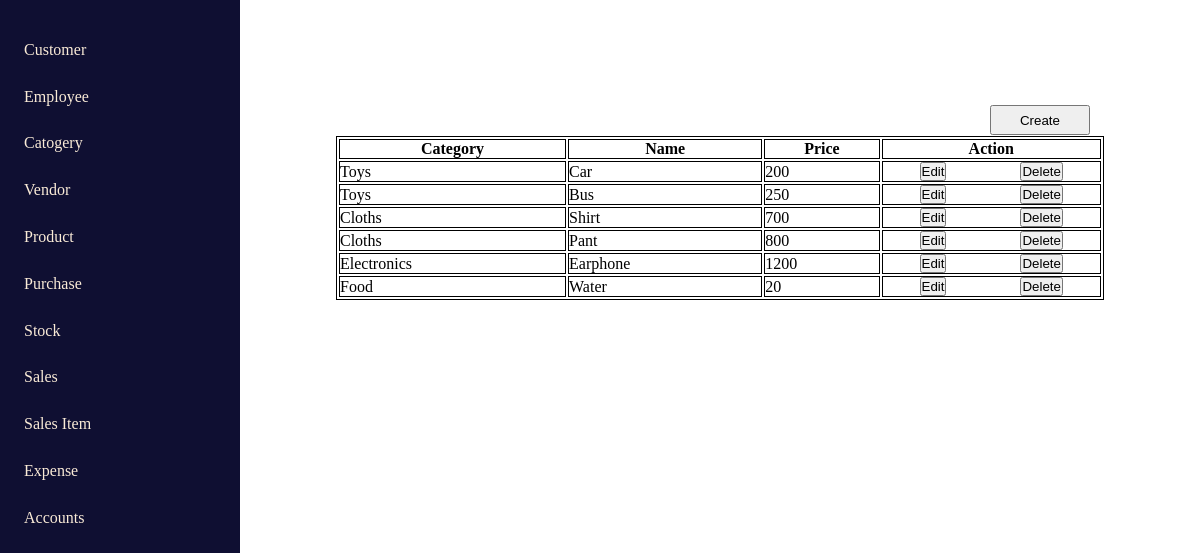
/product, run on the app's committed database.
### home/models.py (models this page shows, shortened)
class productFormData(models.Model):
    product = models.ForeignKey(categoryFormData, on_delete=models.CASCADE)
    name = models.TextField(max_length=200)
    price = models.TextField(max_length=200)

class categoryFormData(models.Model):
    name = models.CharField(max_length=200)

### home/views.py (the view)
# urls.py: path('product', product, name='product'),
def product(request):
    product = productFormData.objects.all()
    return render(request, 'product.html', {'product': product})

### templates/product.html (shortened to what this page needs)
{% extends "index.html" %}
{% block product_content %}
<div class="table_container">
    <button class="create_btn"><a href="{% url 'productForm' %}" style = "color : black;">Create</a></button>
    <table>
        <tbody>
            <th>Category</th>
            <th>Name</th>
            <th>Price</th>
            <th>Action</th>
        </tbody>
        <tbody>
            {% for e in product %}
            <tr>
                <td>{{e.product.name}}</td>
                <td>{{e.name}}</td>
                <td>{{e.price}}</td>
                <td class="action">
                    <button ><a href="{% url 'updatePageProduct' e.id %}" style = "color : black;">Edit</a></button>
                    <button><a href="{% url 'deleteDataProduct' e.id %}" style = "color : black;">Delete</a></button>
                </td>
            </tr>
            {% endfor %}
        </tbody>
    </table>
    {% endblock product_content %}

### templates/index.html (style rules this page uses)
* { margin: 0%; padding: 0%; }
a { text-decoration: none; }

### templates/product.html (style rules this page uses)
* { color: black; }
table { border: 1px solid black; width: 80%; height: auto; }
.table_container { width: 80%; display: flex; padding: 3% 0%; justify-content: center; position: absolute; top: 100px; right: 0px; }
th,td { border: 1px solid black; }
.action { display: flex; justify-content: space-around; }
tr a { width: 50px; color: black; }
.create_btn { position: absolute; right: 110px; top: 5px; width: 100px; height: 30px; }

### data on the page
productFormData: product.name "Toys", name "Car", price "200"
productFormData: product.name "Toys", name "Bus", price "250"
productFormData: product.name "Cloths", name "Shirt", price "700"
productFormData: product.name "Cloths", name "Pant", price "800"
productFormData: product.name "Electronics", name "Earphone", price "1200"
productFormData: product.name "Food", name "Water", price "20"
